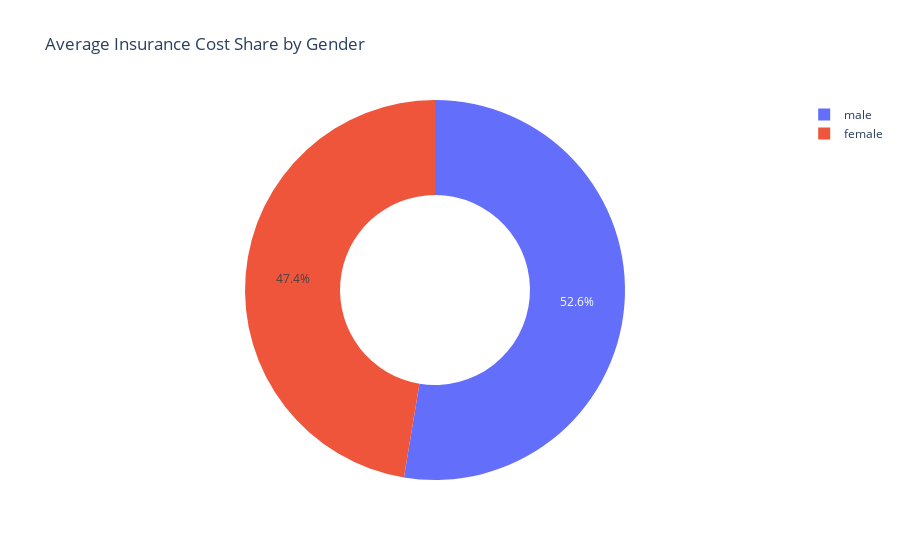

The notebook cell this image was saved under:
### Code cell
# --------------------------------------------------
# Q1. Gender impact – DONUT CHART
# --------------------------------------------------
gender_avg = df.groupby('sex')['charges_in_inr'].mean().reset_index()

px.pie(
    gender_avg,
    names='sex',
    values='charges_in_inr',
    hole=0.5,
    title='Average Insurance Cost Share by Gender'
).show()

### Figure 1 — Plotly figure (JSON) as saved in the notebook; plotly's stock layout.template omitted (floating-point values rounded to 4 significant figures)
{"data": [{"domain": {"x": [0, 1], "y": [0, 1]}, "hole": 0.5, "hovertemplate": "sex=%{label}<br>charges_in_inr=%{value}<extra></extra>", "labels": ["female", "male"], "legendgroup": "", "name": "", "showlegend": true, "type": "pie", "values": [12570.0, 13960.0]}], "layout": {"legend": {"tracegroupgap": 0}, "title": {"text": "Average Insurance Cost Share by Gender"}}}
